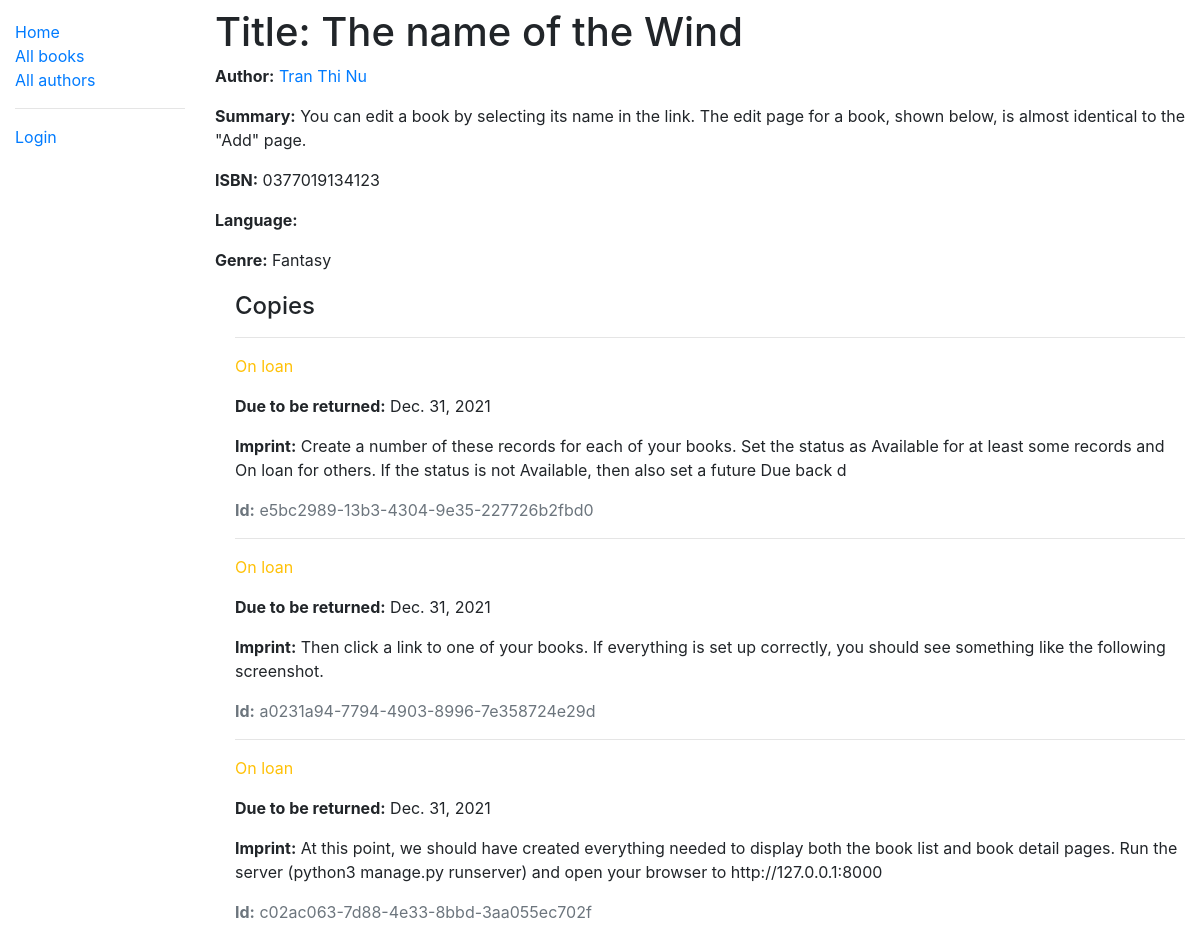
/catalog/book/1, run on the app's committed database.
### catalog/models.py (models this page shows, shortened)
class Book(models.Model):
    title = models.CharField(max_length=200)
    author = models.ForeignKey('Author', null=True, on_delete=models.SET_NULL)
    sumary = models.TextField(
        help_text="Enter a brief description of the book")
    isbn = models.CharField('ISBN', max_length=13, unique=True,
                            help_text='13 Character <a href="https://www.isbn-international.org/content/what-isbn">ISBN number</a>')
    genre = models.ManyToManyField(
        Genre, help_text='Select a genre for this book')
    def display_genre(self):
        return ', '.join(genre.name for genre in self.genre.all()[:3])
    display_genre.short_description = 'Genre'

class Author(models.Model):
    first_name = models.CharField(max_length=100)
    last_name = models.CharField(max_length=100)
    date_of_birth = models.DateField(null=True, blank=True)
    date_of_death = models.DateField('died', null=True, blank=True)
    class Meta:
        ordering = ['last_name', 'first_name']
    def get_absolute_url(self):
        return reverse('author-detail', args=[str(self.id)])
    def __str__(self):
        return f'{self.last_name} {self.first_name}'

class Genre(models.Model):
    name = models.CharField(max_length=200, help_text="Enter a book name")
    def __str__(self):
        return self.name

class BookInstance(models.Model):
    id = models.UUIDField(primary_key=True, default=uuid.uuid4,
                          help_text='Unique ID for this particular book across whole library')
    book = models.ForeignKey('Book', on_delete=models.RESTRICT, null=True)
    imprint = models.CharField(max_length=200)
    due_back = models.DateField(null=True, blank=True)
    borrower = models.ForeignKey(
        User, on_delete=models.SET_NULL, null=True, blank=True)
    LOAN_STATUS = (
        ('m', 'Maintenance'),
        ('o', 'On loan'),
        ('a', 'Available'),
        ('r', 'Reserved'),
    )
    status = models.CharField(max_length=1, choices=LOAN_STATUS,
                              blank=True, default='m', help_text='Book availability')
    class Meta:
        ordering = ['due_back']
        permissions = (("can_mark_returned", "Set book as returned"),)

### catalog/views.py (the view)
# urls.py: re_path(r'^book/(?P<pk>\d+)$', views.book_detail_view.as_view(), name='book-detail'),
class book_detail_view(generic.DetailView):
    model = Book
    template_name = 'book_detail.html'

### catalog/templates/book_detail.html
{% extends "base_generic.html" %}
{% block content %}
<h1>Title: {{ book.title }}</h1>
<p><strong>Author:</strong> <a href="{{ book.author.get_absolute_url }}">{{ book.author }}</a></p>
<p><strong>Summary:</strong> {{ book.sumary }}</p>
<p><strong>ISBN:</strong> {{ book.isbn }}</p>
<p><strong>Language:</strong> {{ book.language }}</p>
<p><strong>Genre:</strong> {{ book.genre.all|join:", " }}</p>
<div style="margin-left:20px;margin-top:20px">
    <h4>Copies</h4>
    {% for copy in book.bookinstance_set.all %}
    <hr>
    <p
        class="{% if copy.status == 'a' %}text-success{% elif copy.status == 'm' %}text-danger{% else %}text-warning{% endif %}">
        {{ copy.get_status_display }}
    </p>
    {% if copy.status != 'a' %}
    <p><strong>Due to be returned:</strong> {{ copy.due_back }}</p>
    {% endif %}
    <p><strong>Imprint:</strong> {{ copy.imprint }}</p>
    <p class="text-muted"><strong>Id:</strong> {{ copy.id }}</p>
    {% endfor %}
</div>
{% endblock %}

### catalog/templates/base_generic.html (shortened to what this page needs)
<!DOCTYPE html>
<html lang="en">
<head>
    <link rel="stylesheet" href="https://cdn.jsdelivr.net/npm/bootstrap@4.5.3/dist/css/bootstrap.min.css"
>
    {% load static %}
    <link rel="stylesheet" href="{% static 'css/styles.css' %}">
</head>
<body>
    <div class="container-fluid">
        <div class="row">
            <div class="col-sm-2">
                {% block sidebar %}
                <ul class="sidebar-nav">
                    <li><a href="{% url 'index' %}">Home</a></li>
                    <li><a href="{% url 'books' %}">All books</a></li>
                    <li><a href="{% url 'authors' %}">All authors</a></li>
                    <hr />
                    {% if user.is_authenticated %}
                    <li>User: {{ user.get_username }}</li>
                    <li><a href="{% url 'my-borrowed' %}">My Borrowed</a></li>
                    <li><a href="{% url 'logout'%}?next={{request.path}}">Logout</a></li>
                    {% else %}
                    <li><a href="{% url 'login'%}?next={{request.path}}">Login</a></li>
                    {% endif %}
                </ul>
                {% endblock %}
            </div>
            <div class="col-sm-10 pt-2">{% block content %}{% endblock %}
            </div>
        </div>
    </div>
</body>
</html>

### catalog/static/css/styles.css (style rules this page uses)
.sidebar-nav { margin-top: 20px; padding: 0; list-style: none; }

### data on the page
Book: title "The name of the Wind", author "Tran Thi Nu", sumary "You can edit a book by selecting its name in the link. The edit page for a book, shown below, is almost identical to the \"Add\" page.", isbn "0377019134123", genre.all "Fantasy"
BookInstance: status "On loan", due_back "Dec. 31, 2021", imprint "Create a number of these records for each of your books. Set the status as Available for at least some records and On loan for others. If the status is not Available, then also set a future Due back d", id "e5bc2989-13b3-4304-9e35-227726b2fbd0"
BookInstance: status "On loan", due_back "Dec. 31, 2021", imprint "Then click a link to one of your books. If everything is set up correctly, you should see something like the following screenshot.", id "a0231a94-7794-4903-8996-7e358724e29d"
BookInstance: status "On loan", due_back "Dec. 31, 2021", imprint "At this point, we should have created everything needed to display both the book list and book detail pages. Run the server (python3 manage.py runserver) and open your browser to http://127.0.0.1:8000", id "c02ac063-7d88-4e33-8bbd-3aa055ec702f"
